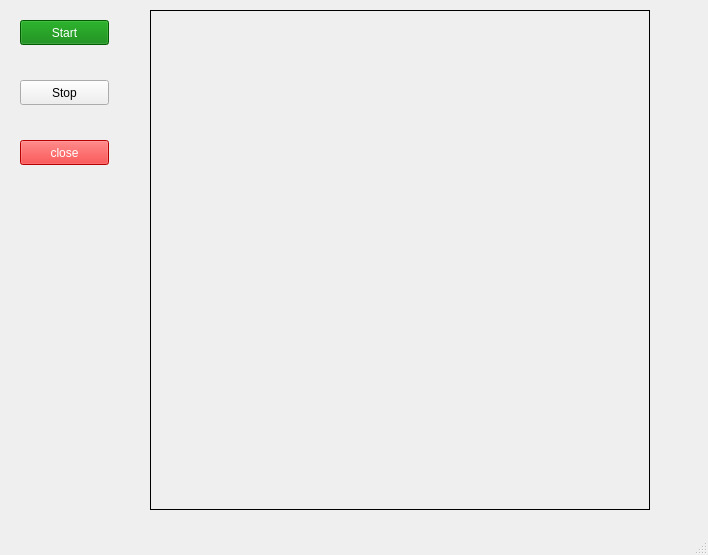
<?xml version="1.0" encoding="UTF-8"?>
<ui version="4.0">
 <class>MainWindow</class>
 <widget class="QMainWindow" name="MainWindow">
  <property name="geometry">
   <rect>
    <x>0</x>
    <y>0</y>
    <width>708</width>
    <height>555</height>
   </rect>
  </property>
  <property name="windowTitle">
   <string>MainWindow</string>
  </property>
  <widget class="QWidget" name="centralwidget">
   <widget class="QLabel" name="opencvFrame">
    <property name="geometry">
     <rect>
      <x>150</x>
      <y>10</y>
      <width>500</width>
      <height>500</height>
     </rect>
    </property>
    <property name="minimumSize">
     <size>
      <width>500</width>
      <height>500</height>
     </size>
    </property>
    <property name="frameShape">
     <enum>QFrame::Box</enum>
    </property>
    <property name="text">
     <string/>
    </property>
   </widget>
   <widget class="QPushButton" name="StartBut">
    <property name="geometry">
     <rect>
      <x>20</x>
      <y>20</y>
      <width>89</width>
      <height>25</height>
     </rect>
    </property>
    <property name="autoFillBackground">
     <bool>false</bool>
    </property>
    <property name="styleSheet">
     <string notr="true">color: #FFF;
background-color: green;</string>
    </property>
    <property name="text">
     <string>Start</string>
    </property>
   </widget>
   <widget class="QPushButton" name="StopBut">
    <property name="geometry">
     <rect>
      <x>20</x>
      <y>80</y>
      <width>89</width>
      <height>25</height>
     </rect>
    </property>
    <property name="styleSheet">
     <string notr="true">
</string>
    </property>
    <property name="text">
     <string>Stop</string>
    </property>
   </widget>
   <widget class="QPushButton" name="CloseBut">
    <property name="geometry">
     <rect>
      <x>20</x>
      <y>140</y>
      <width>89</width>
      <height>25</height>
     </rect>
    </property>
    <property name="styleSheet">
     <string notr="true">color: #FFF;
background-color: red;</string>
    </property>
    <property name="text">
     <string>close</string>
    </property>
   </widget>
  </widget>
  <widget class="QMenuBar" name="menubar">
   <property name="geometry">
    <rect>
     <x>0</x>
     <y>0</y>
     <width>708</width>
     <height>22</height>
    </rect>
   </property>
  </widget>
  <widget class="QStatusBar" name="statusbar"/>
 </widget>
 <resources/>
 <connections/>
</ui>
